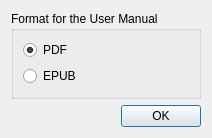
<?xml version="1.0" encoding="UTF-8"?>
<ui version="4.0">
 <class>Dialog</class>
 <widget class="QDialog" name="Dialog">
  <property name="geometry">
   <rect>
    <x>0</x>
    <y>0</y>
    <width>212</width>
    <height>138</height>
   </rect>
  </property>
  <property name="windowTitle">
   <string>Choose the format</string>
  </property>
  <layout class="QVBoxLayout" name="verticalLayout">
   <item>
    <widget class="QGroupBox" name="groupBox">
     <property name="title">
      <string>Format for the User Manual</string>
     </property>
     <layout class="QVBoxLayout" name="verticalLayout_2">
      <item>
       <widget class="QRadioButton" name="radioPDF">
        <property name="text">
         <string>PDF</string>
        </property>
        <property name="checked">
         <bool>true</bool>
        </property>
       </widget>
      </item>
      <item>
       <widget class="QRadioButton" name="radioEPUB">
        <property name="text">
         <string>EPUB</string>
        </property>
       </widget>
      </item>
     </layout>
    </widget>
   </item>
   <item>
    <widget class="QDialogButtonBox" name="buttonBox">
     <property name="orientation">
      <enum>Qt::Horizontal</enum>
     </property>
     <property name="standardButtons">
      <set>QDialogButtonBox::Ok</set>
     </property>
    </widget>
   </item>
  </layout>
 </widget>
 <resources/>
 <connections>
  <connection>
   <sender>buttonBox</sender>
   <signal>accepted()</signal>
   <receiver>Dialog</receiver>
   <slot>accept()</slot>
   <hints>
    <hint type="sourcelabel">
     <x>248</x>
     <y>254</y>
    </hint>
    <hint type="destinationlabel">
     <x>157</x>
     <y>274</y>
    </hint>
   </hints>
  </connection>
  <connection>
   <sender>buttonBox</sender>
   <signal>rejected()</signal>
   <receiver>Dialog</receiver>
   <slot>reject()</slot>
   <hints>
    <hint type="sourcelabel">
     <x>316</x>
     <y>260</y>
    </hint>
    <hint type="destinationlabel">
     <x>286</x>
     <y>274</y>
    </hint>
   </hints>
  </connection>
 </connections>
</ui>
